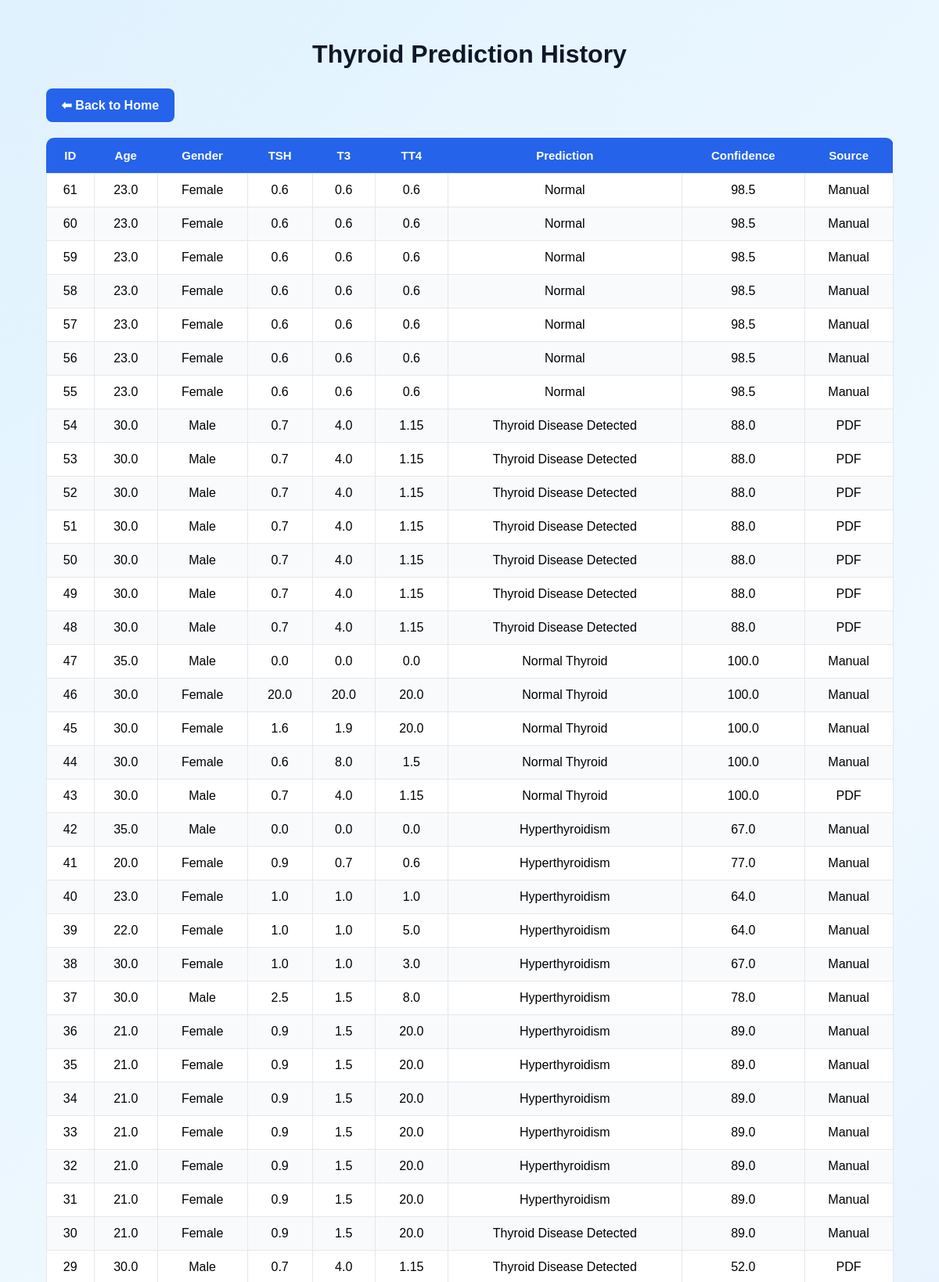
Screenshot of /history (signed in, upper part) with the database file from the repository.
### tables this page shows
CREATE TABLE predictions (
    id INTEGER PRIMARY KEY AUTOINCREMENT,
    age REAL,
    gender TEXT,
    tsh REAL,
    t3 REAL,
    tt4 REAL,
    prediction TEXT,
    confidence REAL,
    source TEXT
);

### app.py (the view)
@app.route('/history')
def history():
    if 'user' not in session:
        return redirect(url_for('login'))
    conn = sqlite3.connect("thyroid.db")
    cursor = conn.cursor()
    cursor.execute(
        "SELECT * FROM predictions ORDER BY id DESC"
    )
    records = cursor.fetchall()
    conn.close()
    return render_template(
        'history.html',
        records=records,
        user=session['user']
    )

### templates/history.html (shortened to what this page needs)
<!DOCTYPE html>
<html lang="en">
<head>
<link rel="stylesheet" href="{{ url_for('static', filename='history.css') }}">
</head>
<body>
<div class="container">
    <h1>Thyroid Prediction History</h1>
    <a href="/" class="back-btn">⬅ Back to Home</a>
    <div class="table-wrapper">
        <table>
            <thead>
                <tr>
                    <th>ID</th>
                    <th>Age</th>
                    <th>Gender</th>
                    <th>TSH</th>
                    <th>T3</th>
                    <th>TT4</th>
                    <th>Prediction</th>
                    <th>Confidence</th>
                    <th>Source</th>
                </tr>
            </thead>
            <tbody>
                {% for row in records %}
                <tr>
                    <td>{{ row[0] }}</td>
                    <td>{{ row[1] }}</td>
                    <td>{{ row[2] }}</td>
                    <td>{{ row[3] }}</td>
                    <td>{{ row[4] }}</td>
                    <td>{{ row[5] }}</td>
                    <td>{{ row[6] }}</td>
                    <td>{{ row[7] }}</td>
                    <td>{{ row[8] }}</td>
                </tr>
                {% endfor %}
            </tbody>
        </table>
    </div>
</div>
</body>
</html>

### static/history.css (style rules this page uses)
body { margin:0; font-family:Arial, sans-serif; background:linear-gradient( 135deg, #e0f2fe 0%, #f0f9ff 50%, #dbeafe 100% ); min-height:100vh; padding:30px; }
.container { width:95%; max-width:1400px; margin:auto; overflow-x:auto; }
h1 { text-align:center; color:#0f172a; margin-bottom:25px; }
.back-btn { display:inline-block; padding:12px 20px; background:#2563eb; color:white; text-decoration:none; border-radius:8px; font-weight:bold; transition:0.3s; margin-bottom:20px; }
table { width:100%; border-collapse:collapse; background:white; overflow:hidden; border-radius:10px; }
th { background:#2563eb; color:white; padding:14px; font-size:15px; }
td { padding:12px; text-align:center; border:1px solid #e5e7eb; }
tr:nth-child(even) { background:#f8fafc; }

### rows the page displays
predictions: id "61", age "23.0", gender "Female", tsh "0.6", t3 "0.6", tt4 "0.6", prediction "Normal", confidence "98.5", source "Manual"
predictions: id "60", age "23.0", gender "Female", tsh "0.6", t3 "0.6", tt4 "0.6", prediction "Normal", confidence "98.5", source "Manual"
predictions: id "59", age "23.0", gender "Female", tsh "0.6", t3 "0.6", tt4 "0.6", prediction "Normal", confidence "98.5", source "Manual"
predictions: id "58", age "23.0", gender "Female", tsh "0.6", t3 "0.6", tt4 "0.6", prediction "Normal", confidence "98.5", source "Manual"
predictions: id "57", age "23.0", gender "Female", tsh "0.6", t3 "0.6", tt4 "0.6", prediction "Normal", confidence "98.5", source "Manual"
predictions: id "56", age "23.0", gender "Female", tsh "0.6", t3 "0.6", tt4 "0.6", prediction "Normal", confidence "98.5", source "Manual"
predictions: id "55", age "23.0", gender "Female", tsh "0.6", t3 "0.6", tt4 "0.6", prediction "Normal", confidence "98.5", source "Manual"
predictions: id "54", age "30.0", gender "Male", tsh "0.7", t3 "4.0", tt4 "1.15", prediction "Thyroid Disease Detected", confidence "88.0", source "PDF"
predictions: id "53", age "30.0", gender "Male", tsh "0.7", t3 "4.0", tt4 "1.15", prediction "Thyroid Disease Detected", confidence "88.0", source "PDF"
predictions: id "52", age "30.0", gender "Male", tsh "0.7", t3 "4.0", tt4 "1.15", prediction "Thyroid Disease Detected", confidence "88.0", source "PDF"
predictions: id "51", age "30.0", gender "Male", tsh "0.7", t3 "4.0", tt4 "1.15", prediction "Thyroid Disease Detected", confidence "88.0", source "PDF"
predictions: id "50", age "30.0", gender "Male", tsh "0.7", t3 "4.0", tt4 "1.15", prediction "Thyroid Disease Detected", confidence "88.0", source "PDF"
predictions: id "49", age "30.0", gender "Male", tsh "0.7", t3 "4.0", tt4 "1.15", prediction "Thyroid Disease Detected", confidence "88.0", source "PDF"
predictions: id "48", age "30.0", gender "Male", tsh "0.7", t3 "4.0", tt4 "1.15", prediction "Thyroid Disease Detected", confidence "88.0", source "PDF"
predictions: id "47", age "35.0", gender "Male", tsh "0.0", t3 "0.0", tt4 "0.0", prediction "Normal Thyroid", confidence "100.0", source "Manual"
predictions: id "46", age "30.0", gender "Female", tsh "20.0", t3 "20.0", tt4 "20.0", prediction "Normal Thyroid", confidence "100.0", source "Manual"
predictions: id "45", age "30.0", gender "Female", tsh "1.6", t3 "1.9", tt4 "20.0", prediction "Normal Thyroid", confidence "100.0", source "Manual"
predictions: id "44", age "30.0", gender "Female", tsh "0.6", t3 "8.0", tt4 "1.5", prediction "Normal Thyroid", confidence "100.0", source "Manual"
predictions: id "43", age "30.0", gender "Male", tsh "0.7", t3 "4.0", tt4 "1.15", prediction "Normal Thyroid", confidence "100.0", source "PDF"
predictions: id "42", age "35.0", gender "Male", tsh "0.0", t3 "0.0", tt4 "0.0", prediction "Hyperthyroidism", confidence "67.0", source "Manual"
predictions: id "41", age "20.0", gender "Female", tsh "0.9", t3 "0.7", tt4 "0.6", prediction "Hyperthyroidism", confidence "77.0", source "Manual"
predictions: id "40", age "23.0", gender "Female", tsh "1.0", t3 "1.0", tt4 "1.0", prediction "Hyperthyroidism", confidence "64.0", source "Manual"
predictions: id "39", age "22.0", gender "Female", tsh "1.0", t3 "1.0", tt4 "5.0", prediction "Hyperthyroidism", confidence "64.0", source "Manual"
predictions: id "38", age "30.0", gender "Female", tsh "1.0", t3 "1.0", tt4 "3.0", prediction "Hyperthyroidism", confidence "67.0", source "Manual"
predictions: id "37", age "30.0", gender "Male", tsh "2.5", t3 "1.5", tt4 "8.0", prediction "Hyperthyroidism", confidence "78.0", source "Manual"
predictions: id "36", age "21.0", gender "Female", tsh "0.9", t3 "1.5", tt4 "20.0", prediction "Hyperthyroidism", confidence "89.0", source "Manual"
predictions: id "35", age "21.0", gender "Female", tsh "0.9", t3 "1.5", tt4 "20.0", prediction "Hyperthyroidism", confidence "89.0", source "Manual"
predictions: id "34", age "21.0", gender "Female", tsh "0.9", t3 "1.5", tt4 "20.0", prediction "Hyperthyroidism", confidence "89.0", source "Manual"
predictions: id "33", age "21.0", gender "Female", tsh "0.9", t3 "1.5", tt4 "20.0", prediction "Hyperthyroidism", confidence "89.0", source "Manual"
predictions: id "32", age "21.0", gender "Female", tsh "0.9", t3 "1.5", tt4 "20.0", prediction "Hyperthyroidism", confidence "89.0", source "Manual"
predictions: id "31", age "21.0", gender "Female", tsh "0.9", t3 "1.5", tt4 "20.0", prediction "Hyperthyroidism", confidence "89.0", source "Manual"
predictions: id "30", age "21.0", gender "Female", tsh "0.9", t3 "1.5", tt4 "20.0", prediction "Thyroid Disease Detected", confidence "89.0", source "Manual"
predictions: id "29", age "30.0", gender "Male", tsh "0.7", t3 "4.0", tt4 "1.15", prediction "Thyroid Disease Detected", confidence "52.0", source "PDF"
